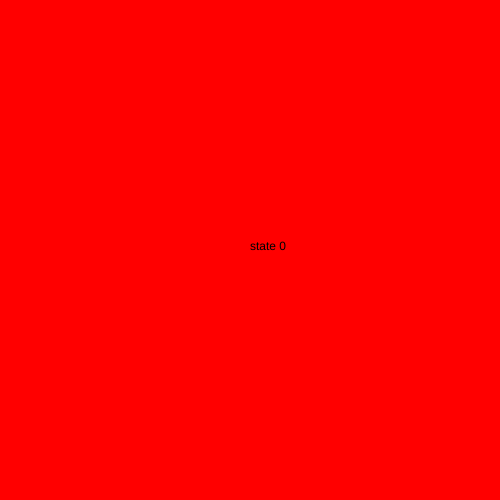
Frame 1 (no input)
Frame 60 (no input): identical to frame 1, image omitted
Frame 120 (the mouse pressed at the canvas centre since frame 60): identical to frame 1, image omitted

The p5.js sketch that drew this single still picture (run headless with seeded random() and noise() and a simulated clock; from frame 60 on, the mouse is pressed at the canvas centre):

// p5.js sketch
// ── sketch.js
let state = 0;

function setup() {
  createCanvas(500, 500);
}

function draw() {


  switch (state) {
    case 0:
background ('red');
text ("state 0", 250, 250);
    break ;

    case 1:
    background ('blue');
    text ("thicc ass boy", 250, 250);
    break ;

    case 2:
    background ('purple');
    text ("state 2", 250, 250);
    break ;

  }
}

function mouseReleased (){
  state = state +1;
  if (state >2) {
    state = 0;
  }
}
//make sure functions aren't inside each other!
